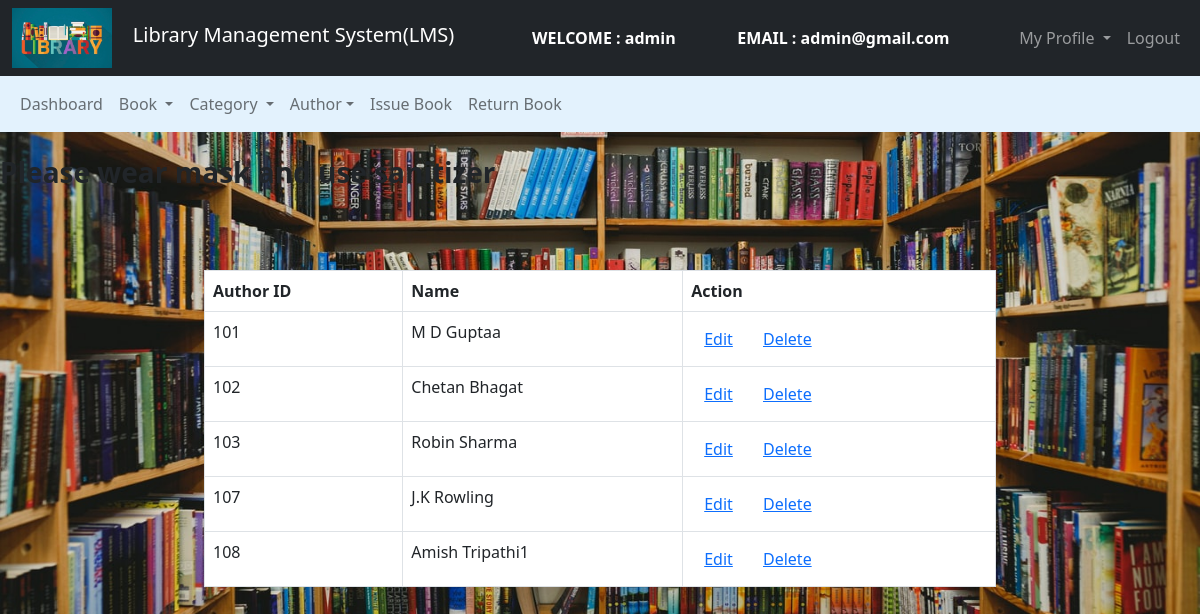
The app's page /Admin/Author/manage_author.php (signed in), older data.
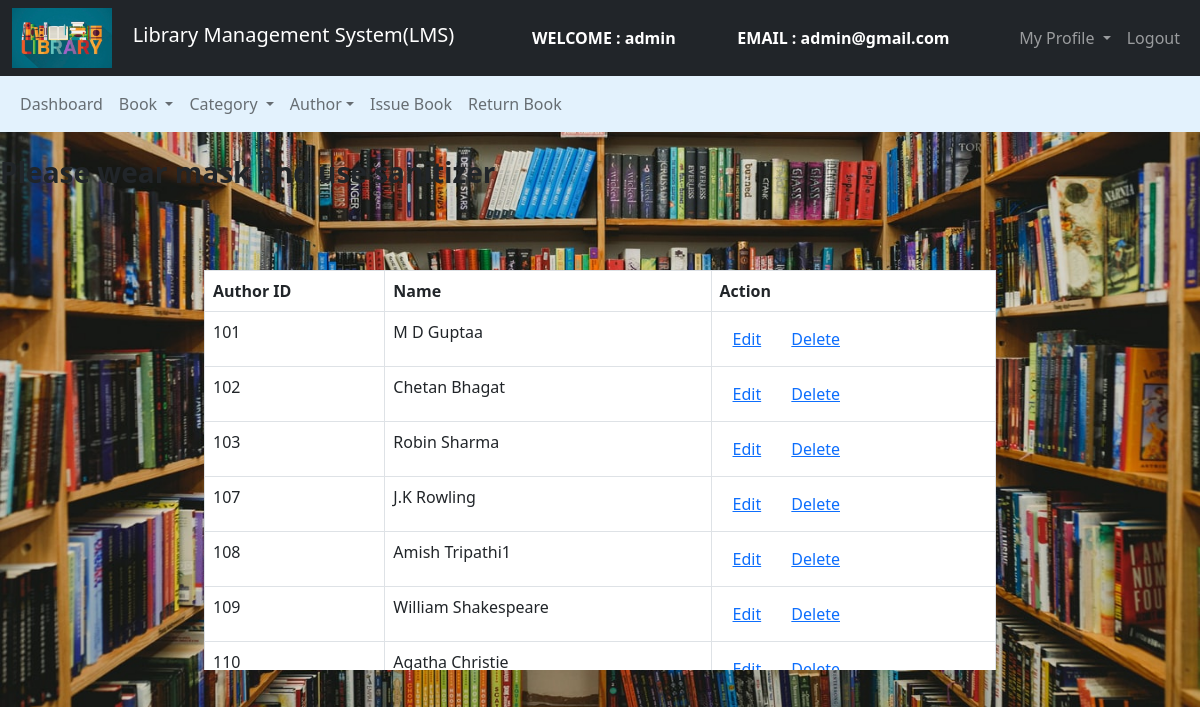
The same page, newer data.
### tables this page shows
CREATE TABLE `authors` (
  `author_id` int(11) NOT NULL,
  `author_name` varchar(250) NOT NULL
);

### Admin/Author/manage_author.php (the view, shortened to what this page needs)
<!DOCTYPE html>
<html>
<head>
    <link href="https://cdn.jsdelivr.net/npm/bootstrap@5.0.0-beta2/dist/css/bootstrap.min.css" rel="stylesheet">
</head>
<body>
    <nav class="navbar navbar-expand-lg navbar-dark bg-dark">
        <div class="container-fluid">
            <div class="navbar-header">
                <img src="../images/abc1.jpeg" width="100" height="60"> &nbsp &nbsp
                <a class="navbar-brand" href="../admin_dashboard.php">Library Management System(LMS)</a>
            </div>
            <font style="color: white">
                <span>
                    <strong>
                        WELCOME : <?php echo $_SESSION['name']; ?></strong>
                </span>
            </font>
            <font style="color: white">
                <span>
                    <strong>
                        EMAIL : <?php echo $_SESSION['email']; ?></strong>
                </span>
            </font>
            <ul class="nav navbar-nav navbar-right">
                <li class="nav-item dropdown">
                    <a class="nav-link dropdown-toggle" data-toggle="dropdown">
                        My Profile
                    </a>
                </li>
                <li class="nav-item"><a class="nav-link" href="../../logout.php">
                        Logout
                    </a></li>
            </ul>
        </div>
    </nav>
    <nav class="navbar navbar-expand-lg navbar-light" style="background-color: #e3f2fd">
        <div class="container-fluid">
            <ul class="nav navbar-nav navbar-center">
                <li class="nav-item">
                    <a href="../admin_dashboard.php" class="nav-link">
                        Dashboard
                    </a>
                </li>
                <li class="nav-item dropdown ">
                    <a class="nav-link dropdown-toggle" data-toggle="dropdown"> Book
                    </a>
                </li>
                <li class="nav-item dropdown ">
                    <a class="nav-link dropdown-toggle" data-toggle="dropdown"> Category </a>
                </li>
                <li class="nav-item dropdown ">
                    <a class="nav-link dropdown-toggle" data-toggle="dropdown"> Author</a>
                </li>
                <li class="nav-item">
                    <a href="../Book/issue_book.php" class="nav-link">
                        Issue Book</a>
                </li>
                <li class="nav-item">
                    <a href="../Book/return_book.php" class="nav-link">
                        Return Book</a>
                </li>
            </ul>
        </div>
    </nav>
    <br>
    <?php include '../../header.php'; ?><br><br>
    <div class="row">
        <div class="col-md-2"></div>
        <div class="col-md-8">
            <table class="table table-bordered table-hover">
                <thead>
                    <tr>
                        <th>Author ID</th>
                        <th>Name</th>
                        <th>Action</th>
                    </tr>
                </thead>
                <?php
                $connection = mysqli_connect("localhost", "root", "");
                $query = "select * from authors";
                $query_run = mysqli_query($connection, $query);
                while ($row = mysqli_fetch_assoc($query_run)) {
                ?>
                    <tr>
                        <td><?php echo $row['author_id']; ?></td>
                        <td><?php echo $row['author_name']; ?></td>
                        <td>
                            <button class="btn" name=""><a href="edit_author.php?aid=<?php echo $row['author_id']; ?>">Edit</a></button>
                            <button class="btn" name=""><a href="delete_author.php?aid=<?php echo $row['author_id']; ?>">Delete</a></button>
                        </td>
                    </tr>
                <?php
                }
                ?>
            </table>
        </div>
        <div class="col-md-2"></div>
    </div>
</body>
</html>

Row changes from the older to the newer data that the page shows:
added authors: author_id "109", author_name "William Shakespeare"
added authors: author_id "110", author_name "Agatha Christie"
